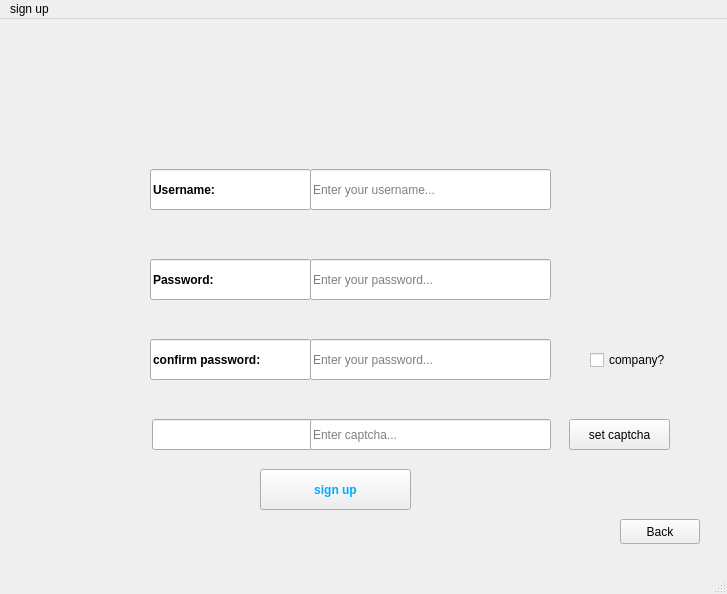
<?xml version="1.0" encoding="UTF-8"?>
<ui version="4.0">
 <class>signup</class>
 <widget class="QMainWindow" name="signup">
  <property name="geometry">
   <rect>
    <x>0</x>
    <y>0</y>
    <width>727</width>
    <height>594</height>
   </rect>
  </property>
  <property name="windowTitle">
   <string>MainWindow</string>
  </property>
  <property name="styleSheet">
   <string notr="true">background-image: url(:/new/prefix1/sign up1.jpg);
color: rgb(0, 0, 0);</string>
  </property>
  <widget class="QWidget" name="centralwidget">
   <widget class="QLineEdit" name="lineEdit">
    <property name="geometry">
     <rect>
      <x>310</x>
      <y>150</y>
      <width>241</width>
      <height>41</height>
     </rect>
    </property>
    <property name="placeholderText">
     <string>Enter your username...</string>
    </property>
   </widget>
   <widget class="QLineEdit" name="lineEdit_2">
    <property name="geometry">
     <rect>
      <x>150</x>
      <y>150</y>
      <width>161</width>
      <height>41</height>
     </rect>
    </property>
    <property name="font">
     <font>
      <pointsize>9</pointsize>
      <weight>75</weight>
      <bold>true</bold>
     </font>
    </property>
    <property name="text">
     <string>Username:</string>
    </property>
    <property name="readOnly">
     <bool>true</bool>
    </property>
   </widget>
   <widget class="QLineEdit" name="lineEdit_3">
    <property name="geometry">
     <rect>
      <x>150</x>
      <y>240</y>
      <width>161</width>
      <height>41</height>
     </rect>
    </property>
    <property name="font">
     <font>
      <pointsize>9</pointsize>
      <weight>75</weight>
      <bold>true</bold>
     </font>
    </property>
    <property name="text">
     <string>Password:</string>
    </property>
    <property name="readOnly">
     <bool>true</bool>
    </property>
   </widget>
   <widget class="QLineEdit" name="lineEdit_4">
    <property name="geometry">
     <rect>
      <x>310</x>
      <y>240</y>
      <width>241</width>
      <height>41</height>
     </rect>
    </property>
    <property name="echoMode">
     <enum>QLineEdit::Password</enum>
    </property>
    <property name="placeholderText">
     <string>Enter your password...</string>
    </property>
   </widget>
   <widget class="QLineEdit" name="lineEdit_5">
    <property name="geometry">
     <rect>
      <x>150</x>
      <y>320</y>
      <width>161</width>
      <height>41</height>
     </rect>
    </property>
    <property name="font">
     <font>
      <pointsize>9</pointsize>
      <weight>75</weight>
      <bold>true</bold>
     </font>
    </property>
    <property name="text">
     <string>confirm password: </string>
    </property>
    <property name="readOnly">
     <bool>true</bool>
    </property>
   </widget>
   <widget class="QLineEdit" name="lineEdit_6">
    <property name="geometry">
     <rect>
      <x>310</x>
      <y>320</y>
      <width>241</width>
      <height>41</height>
     </rect>
    </property>
    <property name="echoMode">
     <enum>QLineEdit::Password</enum>
    </property>
    <property name="placeholderText">
     <string>Enter your password...</string>
    </property>
   </widget>
   <widget class="QPushButton" name="pushButton">
    <property name="geometry">
     <rect>
      <x>260</x>
      <y>450</y>
      <width>151</width>
      <height>41</height>
     </rect>
    </property>
    <property name="font">
     <font>
      <pointsize>9</pointsize>
      <weight>75</weight>
      <bold>true</bold>
     </font>
    </property>
    <property name="styleSheet">
     <string notr="true">color: rgb(0, 170, 255);</string>
    </property>
    <property name="text">
     <string>sign up</string>
    </property>
   </widget>
   <widget class="QLineEdit" name="lineEdit_7">
    <property name="geometry">
     <rect>
      <x>152</x>
      <y>400</y>
      <width>161</width>
      <height>31</height>
     </rect>
    </property>
    <property name="font">
     <font>
      <family>Microsoft YaHei Light</family>
      <pointsize>10</pointsize>
      <italic>false</italic>
     </font>
    </property>
    <property name="readOnly">
     <bool>true</bool>
    </property>
   </widget>
   <widget class="QLineEdit" name="lineEdit_8">
    <property name="geometry">
     <rect>
      <x>310</x>
      <y>400</y>
      <width>241</width>
      <height>31</height>
     </rect>
    </property>
    <property name="placeholderText">
     <string>Enter captcha...</string>
    </property>
   </widget>
   <widget class="QPushButton" name="pushButton_2">
    <property name="geometry">
     <rect>
      <x>569</x>
      <y>400</y>
      <width>101</width>
      <height>31</height>
     </rect>
    </property>
    <property name="text">
     <string>set captcha</string>
    </property>
   </widget>
   <widget class="QPushButton" name="pushButton_3">
    <property name="geometry">
     <rect>
      <x>620</x>
      <y>500</y>
      <width>80</width>
      <height>25</height>
     </rect>
    </property>
    <property name="text">
     <string>Back</string>
    </property>
   </widget>
   <widget class="QCheckBox" name="checkBox">
    <property name="geometry">
     <rect>
      <x>590</x>
      <y>330</y>
      <width>83</width>
      <height>22</height>
     </rect>
    </property>
    <property name="text">
     <string>company?</string>
    </property>
   </widget>
  </widget>
  <widget class="QMenuBar" name="menubar">
   <property name="geometry">
    <rect>
     <x>0</x>
     <y>0</y>
     <width>727</width>
     <height>25</height>
    </rect>
   </property>
   <widget class="QMenu" name="menusign_up">
    <property name="title">
     <string>sign up</string>
    </property>
   </widget>
   <widget class="QMenu" name="menu">
    <property name="title">
     <string/>
    </property>
   </widget>
   <widget class="QMenu" name="menu_2">
    <property name="title">
     <string/>
    </property>
    <addaction name="actionk"/>
   </widget>
   <addaction name="menusign_up"/>
   <addaction name="menu"/>
   <addaction name="menu_2"/>
  </widget>
  <widget class="QStatusBar" name="statusbar"/>
  <action name="actionk">
   <property name="text">
    <string>k</string>
   </property>
  </action>
 </widget>
 <resources/>
 <connections/>
</ui>
